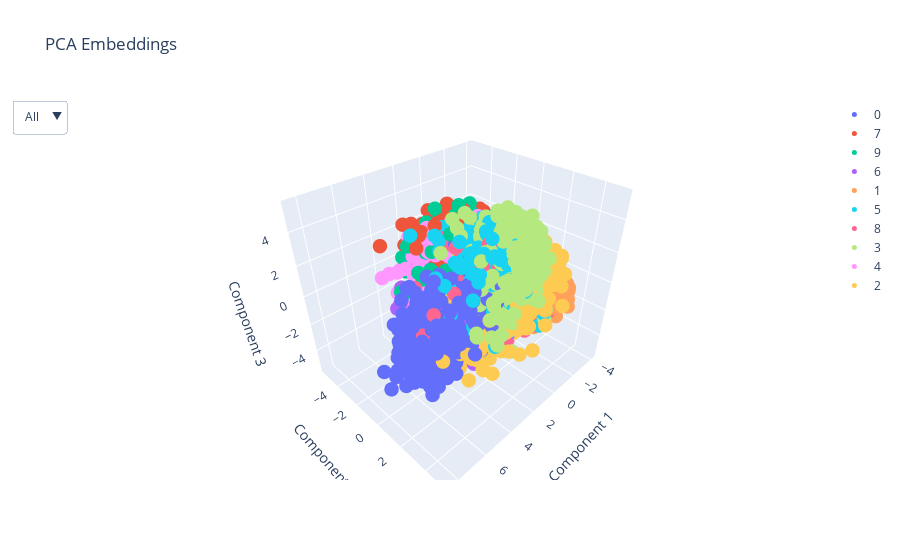
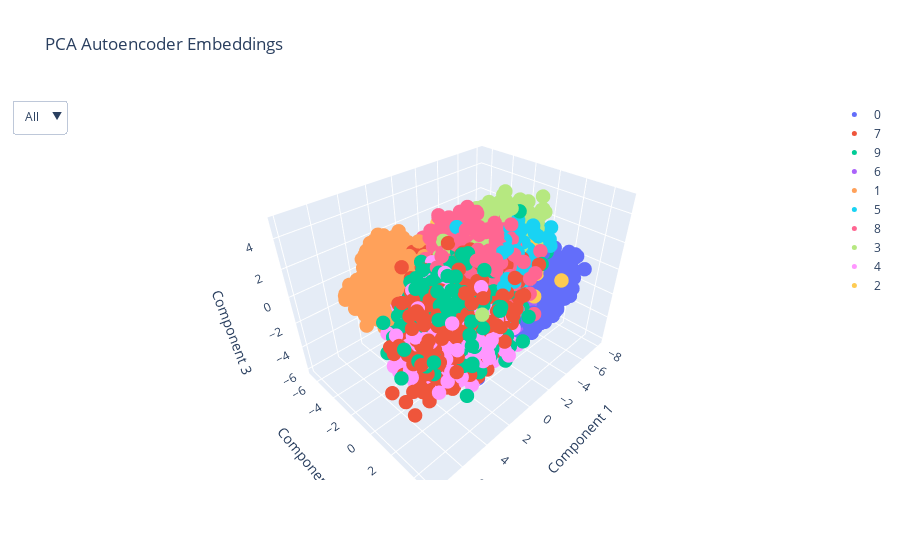

Write notebook code for charts like these, in order.
### Code cell
from mpl_toolkits.mplot3d import Axes3D
from sklearn.decomposition import PCA
import pandas as pd
import plotly.graph_objects as go
from sklearn.decomposition import PCA

# Assuming `DataLoader`, `train_dataset`, and `model` are already defined
sampled_images, sampled_labels = next(iter(DataLoader(train_dataset, batch_size=5000, shuffle=True)))

# Flatten the images for PCA
sampled_images_flat = sampled_images.view(sampled_images.size(0), -1).numpy()

# Apply PCA to reduce dimensions to 3 for the raw image data
pca_distribution = PCA(n_components=3)
pca_embeddings = pca_distribution.fit_transform(sampled_images_flat)

# Get autoencoder embeddings
autoencoder_embeddings = model.encoder(sampled_images.view(sampled_images.size(0), -1).to(device)).cpu().detach().numpy()

# Apply PCA to reduce dimensions to 3 for the autoencoder embeddings
pca_autoencoder = PCA(n_components=3)
pca_autoencoder_embeddings = pca_autoencoder.fit_transform(autoencoder_embeddings)

# Prepare the data for Plotly
data_pca = pd.DataFrame({
    'Component 1': pca_embeddings[:, 0],
    'Component 2': pca_embeddings[:, 1],
    'Component 3': pca_embeddings[:, 2],
    'Category': sampled_labels
})

data_autoencoder = pd.DataFrame({
    'Component 1': pca_autoencoder_embeddings[:, 0],
    'Component 2': pca_autoencoder_embeddings[:, 1],
    'Component 3': pca_autoencoder_embeddings[:, 2],
    'Category': sampled_labels
})

# Create the PCA scatter plot with dropdown
def create_filtered_3d_plot(data, title):
    fig = go.Figure()

    # Add a trace for each category
    categories = data['Category'].unique()
    for category in categories:
        filtered_data = data[data['Category'] == category]
        fig.add_trace(go.Scatter3d(
            x=filtered_data['Component 1'],
            y=filtered_data['Component 2'],
            z=filtered_data['Component 3'],
            mode='markers',
            name=str(category),  # Use string for category names
            marker=dict(size=5)
        ))

    # Add dropdown menu for filtering
    fig.update_layout(
        title=title,
        scene=dict(
            xaxis_title='Component 1',
            yaxis_title='Component 2',
            zaxis_title='Component 3'
        ),
        updatemenus=[
            dict(
                buttons=[
                    dict(label="All",
                         method="update",
                         args=[{"visible": [True] * len(categories)},
                               {"title": f"{title} - All Categories"}]),
                    *[
                        dict(label=str(category),
                             method="update",
                             args=[{"visible": [cat == category for cat in categories]},
                                   {"title": f"{title} - Category: {category}"}])
                        for category in categories
                    ]
                ],
                direction="down",
                showactive=True
            )
        ]
    )
    return fig

# Create plots
fig_pca = create_filtered_3d_plot(data_pca, "PCA Embeddings")
fig_pca_autoencoder = create_filtered_3d_plot(data_autoencoder, "PCA Autoencoder Embeddings")

# Show the plots
fig_pca.show()
fig_pca_autoencoder.show()

### Figure 1 — Plotly figure (JSON) as saved in the notebook; plotly's stock layout.template omitted (floating-point values rounded to 4 significant figures; data arrays with more than 128 entries replaced by an {"elided": "..."} marker saying what was removed)
{"data": [{"marker": {"size": 5}, "mode": "markers", "name": "0", "type": "scatter3d", "x": {"elided": "469 float values"}, "y": {"elided": "469 float values"}, "z": {"elided": "469 float values"}}, {"marker": {"size": 5}, "mode": "markers", "name": "7", "type": "scatter3d", "x": {"elided": "566 float values"}, "y": {"elided": "566 float values"}, "z": {"elided": "566 float values"}}, {"marker": {"size": 5}, "mode": "markers", "name": "9", "type": "scatter3d", "x": {"elided": "504 float values"}, "y": {"elided": "504 float values"}, "z": {"elided": "504 float values"}}, {"marker": {"size": 5}, "mode": "markers", "name": "6", "type": "scatter3d", "x": {"elided": "488 float values"}, "y": {"elided": "488 float values"}, "z": {"elided": "488 float values"}}, {"marker": {"size": 5}, "mode": "markers", "name": "1", "type": "scatter3d", "x": {"elided": "556 float values"}, "y": {"elided": "556 float values"}, "z": {"elided": "556 float values"}}, {"marker": {"size": 5}, "mode": "markers", "name": "5", "type": "scatter3d", "x": {"elided": "458 float values"}, "y": {"elided": "458 float values"}, "z": {"elided": "458 float values"}}, {"marker": {"size": 5}, "mode": "markers", "name": "8", "type": "scatter3d", "x": {"elided": "477 float values"}, "y": {"elided": "477 float values"}, "z": {"elided": "477 float values"}}, {"marker": {"size": 5}, "mode": "markers", "name": "3", "type": "scatter3d", "x": {"elided": "519 float values"}, "y": {"elided": "519 float values"}, "z": {"elided": "519 float values"}}, {"marker": {"size": 5}, "mode": "markers", "name": "4", "type": "scatter3d", "x": {"elided": "493 float values"}, "y": {"elided": "493 float values"}, "z": {"elided": "493 float values"}}, {"marker": {"size": 5}, "mode": "markers", "name": "2", "type": "scatter3d", "x": {"elided": "470 float values"}, "y": {"elided": "470 float values"}, "z": {"elided": "470 float values"}}], "layout": {"scene": {"xaxis": {"title": {"text": "Component 1"}}, "yaxis": {"title": {"text": "Component 2"}}, "zaxis": {"title": {"text": "Component 3"}}}, "title": {"text": "PCA Embeddings"}, "updatemenus": [{"buttons": [{"args": [{"visible": [true, true, true, true, true, true, true, true, true, true]}, {"title": "PCA Embeddings - All Categories"}], "label": "All", "method": "update"}, {"args": [{"visible": [true, false, false, false, false, false, false, false, false, false]}, {"title": "PCA Embeddings - Category: 0"}], "label": "0", "method": "update"}, {"args": [{"visible": [false, true, false, false, false, false, false, false, false, false]}, {"title": "PCA Embeddings - Category: 7"}], "label": "7", "method": "update"}, {"args": [{"visible": [false, false, true, false, false, false, false, false, false, false]}, {"title": "PCA Embeddings - Category: 9"}], "label": "9", "method": "update"}, {"args": [{"visible": [false, false, false, true, false, false, false, false, false, false]}, {"title": "PCA Embeddings - Category: 6"}], "label": "6", "method": "update"}, {"args": [{"visible": [false, false, false, false, true, false, false, false, false, false]}, {"title": "PCA Embeddings - Category: 1"}], "label": "1", "method": "update"}, {"args": [{"visible": [false, false, false, false, false, true, false, false, false, false]}, {"title": "PCA Embeddings - Category: 5"}], "label": "5", "method": "update"}, {"args": [{"visible": [false, false, false, false, false, false, true, false, false, false]}, {"title": "PCA Embeddings - Category: 8"}], "label": "8", "method": "update"}, {"args": [{"visible": [false, false, false, false, false, false, false, true, false, false]}, {"title": "PCA Embeddings - Category: 3"}], "label": "3", "method": "update"}, {"args": [{"visible": [false, false, false, false, false, false, false, false, true, false]}, {"title": "PCA Embeddings - Category: 4"}], "label": "4", "method": "update"}, {"args": [{"visible": [false, false, false, false, false, false, false, false, false, true]}, {"title": "PCA Embeddings - Category: 2"}], "label": "2", "method": "update"}], "direction": "down", "showactive": true}]}}

### Figure 2 — Plotly figure (JSON) as saved in the notebook; plotly's stock layout.template omitted (floating-point values rounded to 4 significant figures; data arrays with more than 128 entries replaced by an {"elided": "..."} marker saying what was removed)
{"data": [{"marker": {"size": 5}, "mode": "markers", "name": "0", "type": "scatter3d", "x": {"elided": "469 float values"}, "y": {"elided": "469 float values"}, "z": {"elided": "469 float values"}}, {"marker": {"size": 5}, "mode": "markers", "name": "7", "type": "scatter3d", "x": {"elided": "566 float values"}, "y": {"elided": "566 float values"}, "z": {"elided": "566 float values"}}, {"marker": {"size": 5}, "mode": "markers", "name": "9", "type": "scatter3d", "x": {"elided": "504 float values"}, "y": {"elided": "504 float values"}, "z": {"elided": "504 float values"}}, {"marker": {"size": 5}, "mode": "markers", "name": "6", "type": "scatter3d", "x": {"elided": "488 float values"}, "y": {"elided": "488 float values"}, "z": {"elided": "488 float values"}}, {"marker": {"size": 5}, "mode": "markers", "name": "1", "type": "scatter3d", "x": {"elided": "556 float values"}, "y": {"elided": "556 float values"}, "z": {"elided": "556 float values"}}, {"marker": {"size": 5}, "mode": "markers", "name": "5", "type": "scatter3d", "x": {"elided": "458 float values"}, "y": {"elided": "458 float values"}, "z": {"elided": "458 float values"}}, {"marker": {"size": 5}, "mode": "markers", "name": "8", "type": "scatter3d", "x": {"elided": "477 float values"}, "y": {"elided": "477 float values"}, "z": {"elided": "477 float values"}}, {"marker": {"size": 5}, "mode": "markers", "name": "3", "type": "scatter3d", "x": {"elided": "519 float values"}, "y": {"elided": "519 float values"}, "z": {"elided": "519 float values"}}, {"marker": {"size": 5}, "mode": "markers", "name": "4", "type": "scatter3d", "x": {"elided": "493 float values"}, "y": {"elided": "493 float values"}, "z": {"elided": "493 float values"}}, {"marker": {"size": 5}, "mode": "markers", "name": "2", "type": "scatter3d", "x": {"elided": "470 float values"}, "y": {"elided": "470 float values"}, "z": {"elided": "470 float values"}}], "layout": {"scene": {"xaxis": {"title": {"text": "Component 1"}}, "yaxis": {"title": {"text": "Component 2"}}, "zaxis": {"title": {"text": "Component 3"}}}, "title": {"text": "PCA Autoencoder Embeddings"}, "updatemenus": [{"buttons": [{"args": [{"visible": [true, true, true, true, true, true, true, true, true, true]}, {"title": "PCA Autoencoder Embeddings - All Categories"}], "label": "All", "method": "update"}, {"args": [{"visible": [true, false, false, false, false, false, false, false, false, false]}, {"title": "PCA Autoencoder Embeddings - Category: 0"}], "label": "0", "method": "update"}, {"args": [{"visible": [false, true, false, false, false, false, false, false, false, false]}, {"title": "PCA Autoencoder Embeddings - Category: 7"}], "label": "7", "method": "update"}, {"args": [{"visible": [false, false, true, false, false, false, false, false, false, false]}, {"title": "PCA Autoencoder Embeddings - Category: 9"}], "label": "9", "method": "update"}, {"args": [{"visible": [false, false, false, true, false, false, false, false, false, false]}, {"title": "PCA Autoencoder Embeddings - Category: 6"}], "label": "6", "method": "update"}, {"args": [{"visible": [false, false, false, false, true, false, false, false, false, false]}, {"title": "PCA Autoencoder Embeddings - Category: 1"}], "label": "1", "method": "update"}, {"args": [{"visible": [false, false, false, false, false, true, false, false, false, false]}, {"title": "PCA Autoencoder Embeddings - Category: 5"}], "label": "5", "method": "update"}, {"args": [{"visible": [false, false, false, false, false, false, true, false, false, false]}, {"title": "PCA Autoencoder Embeddings - Category: 8"}], "label": "8", "method": "update"}, {"args": [{"visible": [false, false, false, false, false, false, false, true, false, false]}, {"title": "PCA Autoencoder Embeddings - Category: 3"}], "label": "3", "method": "update"}, {"args": [{"visible": [false, false, false, false, false, false, false, false, true, false]}, {"title": "PCA Autoencoder Embeddings - Category: 4"}], "label": "4", "method": "update"}, {"args": [{"visible": [false, false, false, false, false, false, false, false, false, true]}, {"title": "PCA Autoencoder Embeddings - Category: 2"}], "label": "2", "method": "update"}], "direction": "down", "showactive": true}]}}
